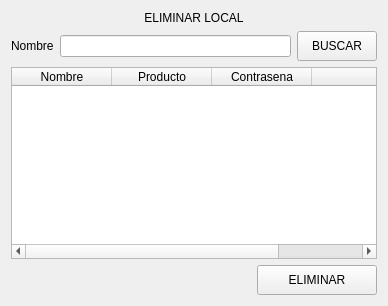
                 <widget class="QWidget" name="Pagina_EliminarLocal">
                  <layout class="QVBoxLayout" name="verticalLayout_16">
                   <item>
                    <widget class="QLabel" name="label_25">
                     <property name="text">
                      <string>ELIMINAR LOCAL</string>
                     </property>
                     <property name="alignment">
                      <set>Qt::AlignCenter</set>
                     </property>
                    </widget>
                   </item>
                   <item>
                    <layout class="QHBoxLayout" name="horizontalLayout_14">
                     <item>
                      <widget class="QLabel" name="label_NombreLocal">
                       <property name="text">
                        <string>Nombre</string>
                       </property>
                      </widget>
                     </item>
                     <item>
                      <widget class="QLineEdit" name="lineEdit_BuscarLocal"/>
                     </item>
                     <item>
                      <widget class="QPushButton" name="Boton_BuscarLocal">
                       <property name="minimumSize">
                        <size>
                         <width>0</width>
                         <height>30</height>
                        </size>
                       </property>
                       <property name="text">
                        <string>BUSCAR</string>
                       </property>
                      </widget>
                     </item>
                    </layout>
                   </item>
                   <item>
                    <widget class="QTableWidget" name="tabla_EliminarLocal">
                     <column>
                      <property name="text">
                       <string>Nombre</string>
                      </property>
                     </column>
                     <column>
                      <property name="text">
                       <string>Producto</string>
                      </property>
                     </column>
                     <column>
                      <property name="text">
                       <string>Contrasena</string>
                      </property>
                     </column>
                     <column>
                      <property name="text">
                       <string/>
                      </property>
                     </column>
                    </widget>
                   </item>
                   <item>
                    <layout class="QHBoxLayout" name="horizontalLayout_15">
                     <item>
                      <widget class="QLabel" name="label_27">
                       <property name="minimumSize">
                        <size>
                         <width>200</width>
                         <height>30</height>
                        </size>
                       </property>
                       <property name="text">
                        <string/>
                       </property>
                      </widget>
                     </item>
                     <item>
                      <spacer name="horizontalSpacer_10">
                       <property name="orientation">
                        <enum>Qt::Horizontal</enum>
                       </property>
                       <property name="sizeHint" stdset="0">
                        <size>
                         <width>40</width>
                         <height>20</height>
                        </size>
                       </property>
                      </spacer>
                     </item>
                     <item>
                      <widget class="QPushButton" name="Boton_EliminarLocal">
                       <property name="minimumSize">
                        <size>
                         <width>120</width>
                         <height>30</height>
                        </size>
                       </property>
                       <property name="text">
                        <string>ELIMINAR</string>
                       </property>
                      </widget>
                     </item>
                    </layout>
                   </item>
                  </layout>
                 </widget>
